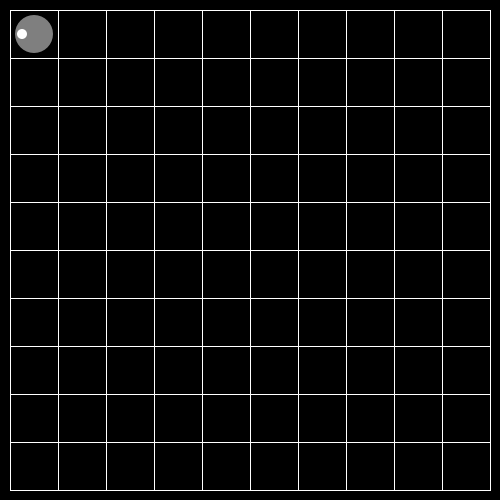
Frame 1 (no input)
Frame 60 (the mouse pressed at the canvas centre just before this capture): identical to frame 1, image omitted
Frame 120 (the mouse held since frame 60 and released just before this capture): identical to frame 1, image omitted

The Processing sketch that drew this single still picture (run headless with seeded random() and noise(); from frame 60 on, the mouse is pressed at the canvas centre):

// Processing sketch: sketch_000_grid_e_agent
// ── sketch_000_grid_e_agent.pde
/**
000 - Grid e agent

Disegna la griglia di movimento dell'ambiente e un agente dotato di testa (o occhio)
*/

int x, y = 0;
int STEP = 480/10;

void setup() {
  size(500,500);
  background(0);
}

void draw() {
  grid();
  agent(x,y);
}

void agent(int x, int y) {
  fill(127);
  noStroke();
  ellipse(10+(x*STEP)+STEP/2, 10+(y*STEP)+STEP/2, STEP-10,STEP-10);
  fill(255);
  ellipse(10+(x*STEP)+STEP/4, 10+(y*STEP)+STEP/2, 10,10);
}

void grid() {
  fill(0);
  stroke(255);
  rect(10,10, 480, 480);
  for (int i = 0; i < 10; i++) {
    line(10, 10+(i*STEP), 490, 10+(i*STEP) );
  }
  for (int i = 0; i < 10; i++) {
    line(10+(i*STEP),10, 10+(i*STEP), 490 );
  }
}
